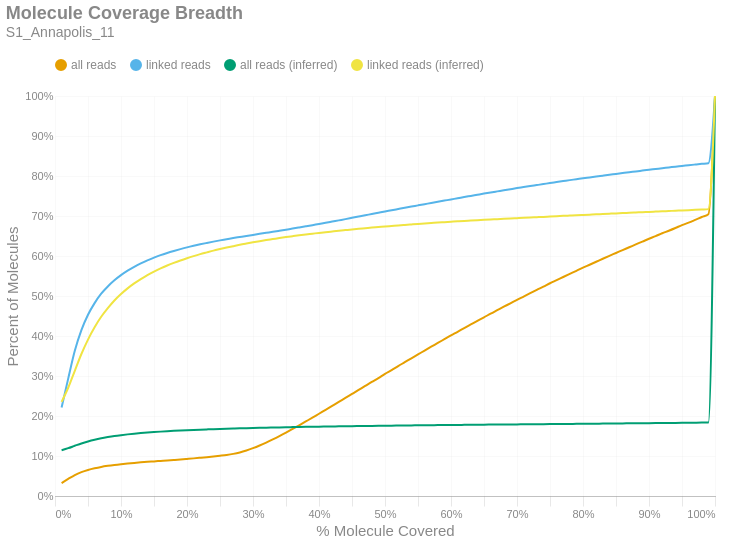

Source (notebook cell):
### Markdown cell above
### Molecule Read Coverage
This chart shows molecule coverage breadth as computed by the number of bases aligned to that molecule. In other words, "*how much of each unique long molecule is actually sequenced/aligned?*" Keep in mind there is a distinction between sequences and alignments, since some sequences belonging to a particular molecule may not align well and wouldn't appear in the alignment data. This chart also shows molecule coverage breadth as computed by the *inferred fragment* from which the aligned sequences originate. Unlike read coverage, this calculation takes into account the total insert size, including unsequenced gaps between the forward and reverse reads. Like the previous figures, these are cumulative percents.

### Code cell
if SKIPLR:
    print_html(f"Skipped")
else:
    binned_df = consolidated_hist(valids['coverage_bp'], mask, 0.01, True)
    binned_df_inf = consolidated_hist(valids['coverage_inserts'], mask, 0.01, True)
    binned_df = binned_df.with_columns(pl.lit(binned_df_inf['all reads (cumsum)']).alias('all reads (inferred)'))
    binned_df = binned_df.with_columns(pl.lit(binned_df_inf['linked reads (cumsum)']).alias('linked reads (inferred)'))
    binned_df = binned_df.with_columns(
        (pl.col('bin').cast(pl.Float64) + 0.01).alias('right_edge')
    )

    with SafeRender(binned_df):
        (
            density_plot(binned_df, 'Molecule Coverage Breadth', samplename, 'molcov', ['all reads (inferred)','linked reads (inferred)'])
            .encode(
                #x=alt.X('bin:Q', title="% Molecule Covered").axis(format = '%').scale(padding=0),
                x=alt.X('right_edge:Q', title="% Molecule Covered").axis(format='%').scale(padding=0),
                y=alt.Y('value:Q', title='Percent of Molecules')
                    .axis(format='%')
                    .stack(False)
                    .scale(domainMin=0, padding=0),
                color=alt.Color("key:N").scale(domain = ["all reads", "linked reads", "all reads (inferred)", "linked reads (inferred)"]),
                tooltip = [
                    alt.Tooltip("key:N", title = "Data Type"),
                    alt.Tooltip("range_label:N", title="% Molecule Covered"),
                    alt.Tooltip("value:Q", format = ".2%", title="% Molecules")
                ]
            )
        ).display()

### Figure 1 — Vega-Lite specification as saved in the notebook (floating-point values rounded to 4 significant figures)
{"width": "container", "height": 400, "config": {"title": {"anchor": "start", "dy": -15, "fontSize": 18, "color": "#888888", "subtitleColor": "#888888", "subtitleFontSize": 14}, "arc": {"fill": "#0072B2"}, "axis": {"domainColor": "#888888", "domainWidth": 0.5, "gridWidth": 0.2, "grid": false, "titleFontWeight": 400, "titleFontSize": 15, "labelFontSize": 11, "labelColor": "#888888", "tickColor": "#888888", "tickWidth": 0.2, "titleColor": "#888888"}, "axisBand": {"grid": false}, "axisX": {"grid": true, "tickSize": 10, "domainCap": "round"}, "axisY": {"domain": false, "grid": true, "tickSize": 0, "domainCap": "round"}, "background": "transparent", "header": {"labelFontSize": 15, "labelColor": "#888888", "titleFontSize": 15, "titleFontWeight": 600, "titleColor": "#888888"}, "legend": {"labelFont": "sans-serif", "labelFontSize": 12, "labelColor": "#888888", "symbolSize": 100, "symbolType": "circle", "titleFontSize": 12, "titlePadding": 10, "titleColor": "#888888", "title": null, "orient": "top"}, "range": {"category": ["#E69F00", "#56B4E9", "#009E73", "#F0E442", "#0072B2", "#D55E00", "#CC79A7", "#000000"], "diverging": ["#cfe8f3", "#a2d4ec", "#73bfe2", "#46abdb", "#1696d2", "#12719e"]}, "area": {"fill": "#0072B2", "fillOpacity": 0.7, "line": true, "strokeOpacity": 0.7}, "line": {"color": "#0072B2", "stroke": "#0072B2", "strokeWidth": 2}, "trail": {"color": "#0072B2", "stroke": "#0072B2", "strokeWidth": 0, "size": 1}, "point": {"filled": true, "fillOpacity": 1.0, "size": 95}, "text": {"color": "#888888", "fontSize": 11, "align": "right", "fontWeight": 400, "size": 11}, "bar": {"fill": "#0072B2", "stroke": null}, "view": {"stroke": null, "continuousWidth": 660, "continuousHeight": 400}}, "data": {"name": "data-524c40f3f7fc91c9327412b27c82bbad"}, "mark": {"type": "line", "interpolate": "monotone", "point": {"opacity": 0, "size": 275}}, "encoding": {"color": {"field": "key", "scale": {"domain": ["all reads", "linked reads", "all reads (inferred)", "linked reads (inferred)"]}, "type": "nominal"}, "tooltip": [{"field": "key", "title": "Data Type", "type": "nominal"}, {"field": "range_label", "title": "% Molecule Covered", "type": "nominal"}, {"field": "value", "format": ".2%", "title": "% Molecules", "type": "quantitative"}], "x": {"axis": {"format": "%"}, "field": "right_edge", "scale": {"padding": 0}, "title": "% Molecule Covered", "type": "quantitative"}, "y": {"axis": {"format": "%"}, "field": "value", "scale": {"domainMin": 0, "padding": 0}, "stack": false, "title": "Percent of Molecules", "type": "quantitative"}}, "params": [{"name": "param_c36ac31b6afebe62", "select": {"type": "point", "fields": ["key"]}, "bind": "legend"}], "title": {"text": "Molecule Coverage Breadth", "subtitle": "S1_Annapolis_11"}, "transform": [{"fold": ["all reads (cumsum)", "linked reads (cumsum)", "all reads (inferred)", "linked reads (inferred)"]}, {"calculate": "replace(datum.key, ' (cumsum)', '')", "as": "key"}, {"filter": {"param": "param_c36ac31b6afebe62"}}], "usermeta": {"embedOptions": {"downloadFileName": "S1_Annapolis_11.molcov"}}, "$schema": "https://vega.github.io/schema/vega-lite/v6.1.0.json", "datasets": {"data-524c40f3f7fc91c9327412b27c82bbad": [{"bin": "0.0", "interval": "0.0-0.01", "all reads": 0.03239, "linked reads": 0.2212, "all reads (cumsum)": 0.03239, "linked reads (cumsum)": 0.2212, "range_label": "0.0-0.01", "all reads (inferred)": 0.1145, "linked reads (inferred)": 0.2352, "right_edge": 0.01}, {"bin": "0.01", "interval": "0.01-0.02", "all reads": 0.01026, "linked reads": 0.07221, "all reads (cumsum)": 0.04265, "linked reads (cumsum)": 0.2935, "range_label": "0.01-0.02", "all reads (inferred)": 0.1196, "linked reads (inferred)": 0.2706, "right_edge": 0.02}, {"bin": "0.02", "interval": "0.02-0.03", "all reads": 0.009765, "linked reads": 0.06948, "all reads (cumsum)": 0.05242, "linked reads (cumsum)": 0.3629, "range_label": "0.02-0.03", "all reads (inferred)": 0.1255, "linked reads (inferred)": 0.3131, "right_edge": 0.03}, {"bin": "0.03", "interval": "0.03-0.04", "all reads": 0.007333, "linked reads": 0.05162, "all reads (cumsum)": 0.05975, "linked reads (cumsum)": 0.4146, "range_label": "0.03-0.04", "all reads (inferred)": 0.1313, "linked reads (inferred)": 0.355, "right_edge": 0.04}, {"bin": "0.04", "interval": "0.04-0.05", "all reads": 0.005457, "linked reads": 0.03853, "all reads (cumsum)": 0.06521, "linked reads (cumsum)": 0.4531, "range_label": "0.04-0.05", "all reads (inferred)": 0.1364, "linked reads (inferred)": 0.3911, "right_edge": 0.05}, {"bin": "0.05", "interval": "0.05-0.06", "all reads": 0.004174, "linked reads": 0.02909, "all reads (cumsum)": 0.06938, "linked reads (cumsum)": 0.4822, "range_label": "0.05-0.06", "all reads (inferred)": 0.1406, "linked reads (inferred)": 0.422, "right_edge": 0.06}, {"bin": "0.06", "interval": "0.06-0.07", "all reads": 0.003377, "linked reads": 0.02355, "all reads (cumsum)": 0.07276, "linked reads (cumsum)": 0.5057, "range_label": "0.06-0.07", "all reads (inferred)": 0.1442, "linked reads (inferred)": 0.448, "right_edge": 0.07}, {"bin": "0.07", "interval": "0.07-0.08", "all reads": 0.002622, "linked reads": 0.01815, "all reads (cumsum)": 0.07538, "linked reads (cumsum)": 0.5239, "range_label": "0.07-0.08", "all reads (inferred)": 0.1472, "linked reads (inferred)": 0.4696, "right_edge": 0.08}, {"bin": "0.08", "interval": "0.08-0.09", "all reads": 0.002234, "linked reads": 0.01535, "all reads (cumsum)": 0.07761, "linked reads (cumsum)": 0.5392, "range_label": "0.08-0.09", "all reads (inferred)": 0.1499, "linked reads (inferred)": 0.4889, "right_edge": 0.09}, {"bin": "0.09", "interval": "0.09-0.1", "all reads": 0.001918, "linked reads": 0.01282, "all reads (cumsum)": 0.07953, "linked reads (cumsum)": 0.552, "range_label": "0.09-0.1", "all reads (inferred)": 0.1521, "linked reads (inferred)": 0.5049, "right_edge": 0.1}, {"bin": "0.1", "interval": "0.1-0.11", "all reads": 0.001697, "linked reads": 0.01122, "all reads (cumsum)": 0.08123, "linked reads (cumsum)": 0.5633, "range_label": "0.1-0.11", "all reads (inferred)": 0.1541, "linked reads (inferred)": 0.5191, "right_edge": 0.11}, {"bin": "0.11", "interval": "0.11-0.12", "all reads": 0.001487, "linked reads": 0.009675, "all reads (cumsum)": 0.08271, "linked reads (cumsum)": 0.5729, "range_label": "0.11-0.12", "all reads (inferred)": 0.1558, "linked reads (inferred)": 0.5314, "right_edge": 0.12}, {"bin": "0.12", "interval": "0.12-0.13", "all reads": 0.001368, "linked reads": 0.008588, "all reads (cumsum)": 0.08408, "linked reads (cumsum)": 0.5815, "range_label": "0.12-0.13", "all reads (inferred)": 0.1573, "linked reads (inferred)": 0.5424, "right_edge": 0.13}, {"bin": "0.13", "interval": "0.13-0.14", "all reads": 0.001265, "linked reads": 0.007691, "all reads (cumsum)": 0.08535, "linked reads (cumsum)": 0.5892, "range_label": "0.13-0.14", "all reads (inferred)": 0.1586, "linked reads (inferred)": 0.5523, "right_edge": 0.14}, {"bin": "0.14", "interval": "0.14-0.15", "all reads": 0.001153, "linked reads": 0.006695, "all reads (cumsum)": 0.0865, "linked reads (cumsum)": 0.5959, "range_label": "0.14-0.15", "all reads (inferred)": 0.1599, "linked reads (inferred)": 0.5611, "right_edge": 0.15}, {"bin": "0.15", "interval": "0.15-0.16", "all reads": 0.001184, "linked reads": 0.006262, "all reads (cumsum)": 0.08768, "linked reads (cumsum)": 0.6022, "range_label": "0.15-0.16", "all reads (inferred)": 0.1609, "linked reads (inferred)": 0.5689, "right_edge": 0.16}, {"bin": "0.16", "interval": "0.16-0.17", "all reads": 0.001178, "linked reads": 0.005436, "all reads (cumsum)": 0.08886, "linked reads (cumsum)": 0.6076, "range_label": "0.16-0.17", "all reads (inferred)": 0.1619, "linked reads (inferred)": 0.5761, "right_edge": 0.17}, {"bin": "0.17", "interval": "0.17-0.18", "all reads": 0.001221, "linked reads": 0.004926, "all reads (cumsum)": 0.09008, "linked reads (cumsum)": 0.6125, "range_label": "0.17-0.18", "all reads (inferred)": 0.1629, "linked reads (inferred)": 0.5828, "right_edge": 0.18}, {"bin": "0.18", "interval": "0.18-0.19", "all reads": 0.001253, "linked reads": 0.004628, "all reads (cumsum)": 0.09134, "linked reads (cumsum)": 0.6172, "range_label": "0.18-0.19", "all reads (inferred)": 0.1637, "linked reads (inferred)": 0.5889, "right_edge": 0.19}, {"bin": "0.19", "interval": "0.19-0.2", "all reads": 0.001346, "linked reads": 0.004343, "all reads (cumsum)": 0.09268, "linked reads (cumsum)": 0.6215, "range_label": "0.19-0.2", "all reads (inferred)": 0.1645, "linked reads (inferred)": 0.5945, "right_edge": 0.2}, {"bin": "0.2", "interval": "0.2-0.21", "all reads": 0.001384, "linked reads": 0.00397, "all reads (cumsum)": 0.09407, "linked reads (cumsum)": 0.6255, "range_label": "0.2-0.21", "all reads (inferred)": 0.1652, "linked reads (inferred)": 0.5998, "right_edge": 0.21}, {"bin": "0.21", "interval": "0.21-0.22", "all reads": 0.001526, "linked reads": 0.003741, "all reads (cumsum)": 0.09559, "linked reads (cumsum)": 0.6292, "range_label": "0.21-0.22", "all reads (inferred)": 0.1659, "linked reads (inferred)": 0.6047, "right_edge": 0.22}, {"bin": "0.22", "interval": "0.22-0.23", "all reads": 0.001577, "linked reads": 0.00344, "all reads (cumsum)": 0.09717, "linked reads (cumsum)": 0.6327, "range_label": "0.22-0.23", "all reads (inferred)": 0.1665, "linked reads (inferred)": 0.6091, "right_edge": 0.23}, {"bin": "0.23", "interval": "0.23-0.24", "all reads": 0.001711, "linked reads": 0.003324, "all reads (cumsum)": 0.09888, "linked reads (cumsum)": 0.636, "range_label": "0.23-0.24", "all reads (inferred)": 0.1671, "linked reads (inferred)": 0.6135, "right_edge": 0.24}, {"bin": "0.24", "interval": "0.24-0.25", "all reads": 0.001841, "linked reads": 0.003108, "all reads (cumsum)": 0.1007, "linked reads (cumsum)": 0.6391, "range_label": "0.24-0.25", "all reads (inferred)": 0.1677, "linked reads (inferred)": 0.6173, "right_edge": 0.25}, {"bin": "0.25", "interval": "0.25-0.26", "all reads": 0.001991, "linked reads": 0.002802, "all reads (cumsum)": 0.1027, "linked reads (cumsum)": 0.6419, "range_label": "0.25-0.26", "all reads (inferred)": 0.1682, "linked reads (inferred)": 0.621, "right_edge": 0.26}, {"bin": "0.26", "interval": "0.26-0.27", "all reads": 0.002587, "linked reads": 0.002919, "all reads (cumsum)": 0.1053, "linked reads (cumsum)": 0.6448, "range_label": "0.26-0.27", "all reads (inferred)": 0.1687, "linked reads (inferred)": 0.6246, "right_edge": 0.27}, {"bin": "0.27", "interval": "0.27-0.28", "all reads": 0.003585, "linked reads": 0.002666, "all reads (cumsum)": 0.1089, "linked reads (cumsum)": 0.6475, "range_label": "0.27-0.28", "all reads (inferred)": 0.1692, "linked reads (inferred)": 0.628, "right_edge": 0.28}, {"bin": "0.28", "interval": "0.28-0.29", "all reads": 0.004856, "linked reads": 0.002664, "all reads (cumsum)": 0.1137, "linked reads (cumsum)": 0.6501, "range_label": "0.28-0.29", "all reads (inferred)": 0.1696, "linked reads (inferred)": 0.6311, "right_edge": 0.29}, {"bin": "0.29", "interval": "0.29-0.3", "all reads": 0.005862, "linked reads": 0.002634, "all reads (cumsum)": 0.1196, "linked reads (cumsum)": 0.6528, "range_label": "0.29-0.3", "all reads (inferred)": 0.17, "linked reads (inferred)": 0.6341, "right_edge": 0.3}, {"bin": "0.3", "interval": "0.3-0.31", "all reads": 0.006621, "linked reads": 0.002599, "all reads (cumsum)": 0.1262, "linked reads (cumsum)": 0.6554, "range_label": "0.3-0.31", "all reads (inferred)": 0.1704, "linked reads (inferred)": 0.637, "right_edge": 0.31}, {"bin": "0.31", "interval": "0.31-0.32", "all reads": 0.00733, "linked reads": 0.002549, "all reads (cumsum)": 0.1336, "linked reads (cumsum)": 0.6579, "range_label": "0.31-0.32", "all reads (inferred)": 0.1708, "linked reads (inferred)": 0.6397, "right_edge": 0.32}, {"bin": "0.32", "interval": "0.32-0.33", "all reads": 0.007947, "linked reads": 0.0025, "all reads (cumsum)": 0.1415, "linked reads (cumsum)": 0.6604, "range_label": "0.32-0.33", "all reads (inferred)": 0.1712, "linked reads (inferred)": 0.6423, "right_edge": 0.33}, {"bin": "0.33", "interval": "0.33-0.34", "all reads": 0.00833, "linked reads": 0.002685, "all reads (cumsum)": 0.1498, "linked reads (cumsum)": 0.6631, "range_label": "0.33-0.34", "all reads (inferred)": 0.1715, "linked reads (inferred)": 0.6448, "right_edge": 0.34}, {"bin": "0.34", "interval": "0.34-0.35", "all reads": 0.008711, "linked reads": 0.002745, "all reads (cumsum)": 0.1585, "linked reads (cumsum)": 0.6659, "range_label": "0.34-0.35", "all reads (inferred)": 0.1719, "linked reads (inferred)": 0.6473, "right_edge": 0.35}, {"bin": "0.35", "interval": "0.35-0.36", "all reads": 0.009027, "linked reads": 0.002666, "all reads (cumsum)": 0.1676, "linked reads (cumsum)": 0.6685, "range_label": "0.35-0.36", "all reads (inferred)": 0.1722, "linked reads (inferred)": 0.6495, "right_edge": 0.36}, {"bin": "0.36", "interval": "0.36-0.37", "all reads": 0.009264, "linked reads": 0.00279, "all reads (cumsum)": 0.1768, "linked reads (cumsum)": 0.6713, "range_label": "0.36-0.37", "all reads (inferred)": 0.1725, "linked reads (inferred)": 0.6517, "right_edge": 0.37}, {"bin": "0.37", "interval": "0.37-0.38", "all reads": 0.009472, "linked reads": 0.002842, "all reads (cumsum)": 0.1863, "linked reads (cumsum)": 0.6742, "range_label": "0.37-0.38", "all reads (inferred)": 0.1728, "linked reads (inferred)": 0.6538, "right_edge": 0.38}, {"bin": "0.38", "interval": "0.38-0.39", "all reads": 0.009482, "linked reads": 0.002881, "all reads (cumsum)": 0.1958, "linked reads (cumsum)": 0.677, "range_label": "0.38-0.39", "all reads (inferred)": 0.1731, "linked reads (inferred)": 0.6558, "right_edge": 0.39}, {"bin": "0.39", "interval": "0.39-0.4", "all reads": 0.009833, "linked reads": 0.002968, "all reads (cumsum)": 0.2056, "linked reads (cumsum)": 0.68, "range_label": "0.39-0.4", "all reads (inferred)": 0.1734, "linked reads (inferred)": 0.6577, "right_edge": 0.4}, {"bin": "0.4", "interval": "0.4-0.41", "all reads": 0.009628, "linked reads": 0.002879, "all reads (cumsum)": 0.2153, "linked reads (cumsum)": 0.6829, "range_label": "0.4-0.41", "all reads (inferred)": 0.1736, "linked reads (inferred)": 0.6596, "right_edge": 0.41}, {"bin": "0.41", "interval": "0.41-0.42", "all reads": 0.009947, "linked reads": 0.003102, "all reads (cumsum)": 0.2252, "linked reads (cumsum)": 0.686, "range_label": "0.41-0.42", "all reads (inferred)": 0.1739, "linked reads (inferred)": 0.6613, "right_edge": 0.42}, {"bin": "0.42", "interval": "0.42-0.43", "all reads": 0.01004, "linked reads": 0.003108, "all reads (cumsum)": 0.2352, "linked reads (cumsum)": 0.6891, "range_label": "0.42-0.43", "all reads (inferred)": 0.1741, "linked reads (inferred)": 0.6631, "right_edge": 0.43}, {"bin": "0.43", "interval": "0.43-0.44", "all reads": 0.009872, "linked reads": 0.003098, "all reads (cumsum)": 0.2451, "linked reads (cumsum)": 0.6922, "range_label": "0.43-0.44", "all reads (inferred)": 0.1744, "linked reads (inferred)": 0.6647, "right_edge": 0.44}, {"bin": "0.44", "interval": "0.44-0.45", "all reads": 0.009998, "linked reads": 0.003183, "all reads (cumsum)": 0.2551, "linked reads (cumsum)": 0.6954, "range_label": "0.44-0.45", "all reads (inferred)": 0.1746, "linked reads (inferred)": 0.6664, "right_edge": 0.45}, {"bin": "0.45", "interval": "0.45-0.46", "all reads": 0.009988, "linked reads": 0.003181, "all reads (cumsum)": 0.2651, "linked reads (cumsum)": 0.6986, "range_label": "0.45-0.46", "all reads (inferred)": 0.1749, "linked reads (inferred)": 0.668, "right_edge": 0.46}, {"bin": "0.46", "interval": "0.46-0.47", "all reads": 0.009957, "linked reads": 0.003193, "all reads (cumsum)": 0.2751, "linked reads (cumsum)": 0.7017, "range_label": "0.46-0.47", "all reads (inferred)": 0.1751, "linked reads (inferred)": 0.6695, "right_edge": 0.47}, {"bin": "0.47", "interval": "0.47-0.48", "all reads": 0.01006, "linked reads": 0.003255, "all reads (cumsum)": 0.2851, "linked reads (cumsum)": 0.705, "range_label": "0.47-0.48", "all reads (inferred)": 0.1753, "linked reads (inferred)": 0.671, "right_edge": 0.48}, {"bin": "0.48", "interval": "0.48-0.49", "all reads": 0.00962, "linked reads": 0.003207, "all reads (cumsum)": 0.2947, "linked reads (cumsum)": 0.7082, "range_label": "0.48-0.49", "all reads (inferred)": 0.1755, "linked reads (inferred)": 0.6724, "right_edge": 0.49}, {"bin": "0.49", "interval": "0.49-0.5", "all reads": 0.01076, "linked reads": 0.003229, "all reads (cumsum)": 0.3055, "linked reads (cumsum)": 0.7114, "range_label": "0.49-0.5", "all reads (inferred)": 0.1757, "linked reads (inferred)": 0.6738, "right_edge": 0.5}, {"bin": "0.5", "interval": "0.5-0.51", "all reads": 0.009166, "linked reads": 0.002917, "all reads (cumsum)": 0.3147, "linked reads (cumsum)": 0.7144, "range_label": "0.5-0.51", "all reads (inferred)": 0.1759, "linked reads (inferred)": 0.6751, "right_edge": 0.51}, {"bin": "0.51", "interval": "0.51-0.52", "all reads": 0.01014, "linked reads": 0.003124, "all reads (cumsum)": 0.3248, "linked reads (cumsum)": 0.7175, "range_label": "0.51-0.52", "all reads (inferred)": 0.1761, "linked reads (inferred)": 0.6765, "right_edge": 0.52}, {"bin": "0.52", "interval": "0.52-0.53", "all reads": 0.009694, "linked reads": 0.003132, "all reads (cumsum)": 0.3345, "linked reads (cumsum)": 0.7206, "range_label": "0.52-0.53", "all reads (inferred)": 0.1763, "linked reads (inferred)": 0.6777, "right_edge": 0.53}, {"bin": "0.53", "interval": "0.53-0.54", "all reads": 0.009803, "linked reads": 0.003008, "all reads (cumsum)": 0.3443, "linked reads (cumsum)": 0.7236, "range_label": "0.53-0.54", "all reads (inferred)": 0.1765, "linked reads (inferred)": 0.6789, "right_edge": 0.54}, {"bin": "0.54", "interval": "0.54-0.55", "all reads": 0.009577, "linked reads": 0.002927, "all reads (cumsum)": 0.3539, "linked reads (cumsum)": 0.7265, "range_label": "0.54-0.55", "all reads (inferred)": 0.1767, "linked reads (inferred)": 0.6801, "right_edge": 0.55}, {"bin": "0.55", "interval": "0.55-0.56", "all reads": 0.009785, "linked reads": 0.002982, "all reads (cumsum)": 0.3637, "linked reads (cumsum)": 0.7295, "range_label": "0.55-0.56", "all reads (inferred)": 0.1769, "linked reads (inferred)": 0.6813, "right_edge": 0.56}, {"bin": "0.56", "interval": "0.56-0.57", "all reads": 0.009572, "linked reads": 0.003093, "all reads (cumsum)": 0.3732, "linked reads (cumsum)": 0.7326, "range_label": "0.56-0.57", "all reads (inferred)": 0.177, "linked reads (inferred)": 0.6824, "right_edge": 0.57}, {"bin": "0.57", "interval": "0.57-0.58", "all reads": 0.0093, "linked reads": 0.002905, "all reads (cumsum)": 0.3825, "linked reads (cumsum)": 0.7355, "range_label": "0.57-0.58", "all reads (inferred)": 0.1772, "linked reads (inferred)": 0.6836, "right_edge": 0.58}, {"bin": "0.58", "interval": "0.58-0.59", "all reads": 0.009537, "linked reads": 0.002952, "all reads (cumsum)": 0.3921, "linked reads (cumsum)": 0.7385, "range_label": "0.58-0.59", "all reads (inferred)": 0.1774, "linked reads (inferred)": 0.6846, "right_edge": 0.59}, {"bin": "0.59", "interval": "0.59-0.6", "all reads": 0.009528, "linked reads": 0.002968, "all reads (cumsum)": 0.4016, "linked reads (cumsum)": 0.7414, "range_label": "0.59-0.6", "all reads (inferred)": 0.1775, "linked reads (inferred)": 0.6857, "right_edge": 0.6}, {"bin": "0.6", "interval": "0.6-0.61", "all reads": 0.009013, "linked reads": 0.002919, "all reads (cumsum)": 0.4106, "linked reads (cumsum)": 0.7444, "range_label": "0.6-0.61", "all reads (inferred)": 0.1777, "linked reads (inferred)": 0.6867, "right_edge": 0.61}, {"bin": "0.61", "interval": "0.61-0.62", "all reads": 0.009315, "linked reads": 0.002982, "all reads (cumsum)": 0.4199, "linked reads (cumsum)": 0.7473, "range_label": "0.61-0.62", "all reads (inferred)": 0.1779, "linked reads (inferred)": 0.6877, "right_edge": 0.62}, {"bin": "0.62", "interval": "0.62-0.63", "all reads": 0.008993, "linked reads": 0.002887, "all reads (cumsum)": 0.4289, "linked reads (cumsum)": 0.7502, "range_label": "0.62-0.63", "all reads (inferred)": 0.178, "linked reads (inferred)": 0.6885, "right_edge": 0.63}, {"bin": "0.63", "interval": "0.63-0.64", "all reads": 0.009045, "linked reads": 0.002905, "all reads (cumsum)": 0.438, "linked reads (cumsum)": 0.7531, "range_label": "0.63-0.64", "all reads (inferred)": 0.1782, "linked reads (inferred)": 0.6894, "right_edge": 0.64}, {"bin": "0.64", "interval": "0.64-0.65", "all reads": 0.008746, "linked reads": 0.002897, "all reads (cumsum)": 0.4467, "linked reads (cumsum)": 0.756, "range_label": "0.64-0.65", "all reads (inferred)": 0.1783, "linked reads (inferred)": 0.6904, "right_edge": 0.65}, {"bin": "0.65", "interval": "0.65-0.66", "all reads": 0.009106, "linked reads": 0.002812, "all reads (cumsum)": 0.4558, "linked reads (cumsum)": 0.7589, "range_label": "0.65-0.66", "all reads (inferred)": 0.1785, "linked reads (inferred)": 0.6913, "right_edge": 0.66}, {"bin": "0.66", "interval": "0.66-0.67", "all reads": 0.00874, "linked reads": 0.002723, "all reads (cumsum)": 0.4646, "linked reads (cumsum)": 0.7616, "range_label": "0.66-0.67", "all reads (inferred)": 0.1786, "linked reads (inferred)": 0.6921, "right_edge": 0.67}, {"bin": "0.67", "interval": "0.67-0.68", "all reads": 0.008722, "linked reads": 0.002709, "all reads (cumsum)": 0.4733, "linked reads (cumsum)": 0.7643, "range_label": "0.67-0.68", "all reads (inferred)": 0.1788, "linked reads (inferred)": 0.693, "right_edge": 0.68}, {"bin": "0.68", "interval": "0.68-0.69", "all reads": 0.008415, "linked reads": 0.002749, "all reads (cumsum)": 0.4817, "linked reads (cumsum)": 0.767, "range_label": "0.68-0.69", "all reads (inferred)": 0.1789, "linked reads (inferred)": 0.6938, "right_edge": 0.69}, {"bin": "0.69", "interval": "0.69-0.7", "all reads": 0.008701, "linked reads": 0.002715, "all reads (cumsum)": 0.4904, "linked reads (cumsum)": 0.7697, "range_label": "0.69-0.7", "all reads (inferred)": 0.1791, "linked reads (inferred)": 0.6947, "right_edge": 0.7}, {"bin": "0.7", "interval": "0.7-0.71", "all reads": 0.008305, "linked reads": 0.002498, "all reads (cumsum)": 0.4987, "linked reads (cumsum)": 0.7722, "range_label": "0.7-0.71", "all reads (inferred)": 0.1792, "linked reads (inferred)": 0.6955, "right_edge": 0.71}, {"bin": "0.71", "interval": "0.71-0.72", "all reads": 0.008282, "linked reads": 0.002555, "all reads (cumsum)": 0.507, "linked reads (cumsum)": 0.7748, "range_label": "0.71-0.72", "all reads (inferred)": 0.1793, "linked reads (inferred)": 0.6963, "right_edge": 0.72}, {"bin": "0.72", "interval": "0.72-0.73", "all reads": 0.008341, "linked reads": 0.00249, "all reads (cumsum)": 0.5153, "linked reads (cumsum)": 0.7773, "range_label": "0.72-0.73", "all reads (inferred)": 0.1795, "linked reads (inferred)": 0.697, "right_edge": 0.73}, {"bin": "0.73", "interval": "0.73-0.74", "all reads": 0.008051, "linked reads": 0.002514, "all reads (cumsum)": 0.5234, "linked reads (cumsum)": 0.7798, "range_label": "0.73-0.74", "all reads (inferred)": 0.1796, "linked reads (inferred)": 0.6978, "right_edge": 0.74}, {"bin": "0.74", "interval": "0.74-0.75", "all reads": 0.008489, "linked reads": 0.002608, "all reads (cumsum)": 0.5319, "linked reads (cumsum)": 0.7824, "range_label": "0.74-0.75", "all reads (inferred)": 0.1798, "linked reads (inferred)": 0.6987, "right_edge": 0.75}, {"bin": "0.75", "interval": "0.75-0.76", "all reads": 0.007767, "linked reads": 0.002375, "all reads (cumsum)": 0.5396, "linked reads (cumsum)": 0.7848, "range_label": "0.75-0.76", "all reads (inferred)": 0.1799, "linked reads (inferred)": 0.6995, "right_edge": 0.76}, {"bin": "0.76", "interval": "0.76-0.77", "all reads": 0.00791, "linked reads": 0.002429, "all reads (cumsum)": 0.5475, "linked reads (cumsum)": 0.7872, "range_label": "0.76-0.77", "all reads (inferred)": 0.1801, "linked reads (inferred)": 0.7003, "right_edge": 0.77}, {"bin": "0.77", "interval": "0.77-0.78", "all reads": 0.007736, "linked reads": 0.00246, "all reads (cumsum)": 0.5553, "linked reads (cumsum)": 0.7897, "range_label": "0.77-0.78", "all reads (inferred)": 0.1802, "linked reads (inferred)": 0.7011, "right_edge": 0.78}, {"bin": "0.78", "interval": "0.78-0.79", "all reads": 0.00766, "linked reads": 0.002304, "all reads (cumsum)": 0.5629, "linked reads (cumsum)": 0.792, "range_label": "0.78-0.79", "all reads (inferred)": 0.1804, "linked reads (inferred)": 0.7019, "right_edge": 0.79}, {"bin": "0.79", "interval": "0.79-0.8", "all reads": 0.007986, "linked reads": 0.002393, "all reads (cumsum)": 0.5709, "linked reads (cumsum)": 0.7944, "range_label": "0.79-0.8", "all reads (inferred)": 0.1805, "linked reads (inferred)": 0.7027, "right_edge": 0.8}, {"bin": "0.8", "interval": "0.8-0.81", "all reads": 0.007247, "linked reads": 0.002138, "all reads (cumsum)": 0.5782, "linked reads (cumsum)": 0.7965, "range_label": "0.8-0.81", "all reads (inferred)": 0.1807, "linked reads (inferred)": 0.7034, "right_edge": 0.81}, {"bin": "0.81", "interval": "0.81-0.82", "all reads": 0.007388, "linked reads": 0.002195, "all reads (cumsum)": 0.5856, "linked reads (cumsum)": 0.7987, "range_label": "0.81-0.82", "all reads (inferred)": 0.1808, "linked reads (inferred)": 0.7042, "right_edge": 0.82}, {"bin": "0.82", "interval": "0.82-0.83", "all reads": 0.007555, "linked reads": 0.002132, "all reads (cumsum)": 0.5931, "linked reads (cumsum)": 0.8008, "range_label": "0.82-0.83", "all reads (inferred)": 0.181, "linked reads (inferred)": 0.705, "right_edge": 0.83}, {"bin": "0.83", "interval": "0.83-0.84", "all reads": 0.007322, "linked reads": 0.002146, "all reads (cumsum)": 0.6004, "linked reads (cumsum)": 0.803, "range_label": "0.83-0.84", "all reads (inferred)": 0.1812, "linked reads (inferred)": 0.7058, "right_edge": 0.84}, {"bin": "0.84", "interval": "0.84-0.85", "all reads": 0.007137, "linked reads": 0.002186, "all reads (cumsum)": 0.6076, "linked reads (cumsum)": 0.8052, "range_label": "0.84-0.85", "all reads (inferred)": 0.1813, "linked reads (inferred)": 0.7066, "right_edge": 0.85}, {"bin": "0.85", "interval": "0.85-0.86", "all reads": 0.007211, "linked reads": 0.002156, "all reads (cumsum)": 0.6148, "linked reads (cumsum)": 0.8073, "range_label": "0.85-0.86", "all reads (inferred)": 0.1815, "linked reads (inferred)": 0.7072, "right_edge": 0.86}, {"bin": "0.86", "interval": "0.86-0.87", "all reads": 0.007063, "linked reads": 0.002126, "all reads (cumsum)": 0.6218, "linked reads (cumsum)": 0.8095, "range_label": "0.86-0.87", "all reads (inferred)": 0.1816, "linked reads (inferred)": 0.708, "right_edge": 0.87}, {"bin": "0.87", "interval": "0.87-0.88", "all reads": 0.007122, "linked reads": 0.001921, "all reads (cumsum)": 0.629, "linked reads (cumsum)": 0.8114, "range_label": "0.87-0.88", "all reads (inferred)": 0.1818, "linked reads (inferred)": 0.7088, "right_edge": 0.88}, {"bin": "0.88", "interval": "0.88-0.89", "all reads": 0.006971, "linked reads": 0.002097, "all reads (cumsum)": 0.6359, "linked reads (cumsum)": 0.8135, "range_label": "0.88-0.89", "all reads (inferred)": 0.182, "linked reads (inferred)": 0.7095, "right_edge": 0.89}, {"bin": "0.89", "interval": "0.89-0.9", "all reads": 0.007084, "linked reads": 0.002077, "all reads (cumsum)": 0.643, "linked reads (cumsum)": 0.8155, "range_label": "0.89-0.9", "all reads (inferred)": 0.1821, "linked reads (inferred)": 0.7103, "right_edge": 0.9}, {"bin": "0.9", "interval": "0.9-0.91", "all reads": 0.00658, "linked reads": 0.001931, "all reads (cumsum)": 0.6496, "linked reads (cumsum)": 0.8175, "range_label": "0.9-0.91", "all reads (inferred)": 0.1823, "linked reads (inferred)": 0.711, "right_edge": 0.91}, {"bin": "0.91", "interval": "0.91-0.92", "all reads": 0.007288, "linked reads": 0.001998, "all reads (cumsum)": 0.6569, "linked reads (cumsum)": 0.8195, "range_label": "0.91-0.92", "all reads (inferred)": 0.1825, "linked reads (inferred)": 0.7118, "right_edge": 0.92}, {"bin": "0.92", "interval": "0.92-0.93", "all reads": 0.006325, "linked reads": 0.001854, "all reads (cumsum)": 0.6632, "linked reads (cumsum)": 0.8213, "range_label": "0.92-0.93", "all reads (inferred)": 0.1826, "linked reads (inferred)": 0.7125, "right_edge": 0.93}, {"bin": "0.93", "interval": "0.93-0.94", "all reads": 0.006793, "linked reads": 0.001972, "all reads (cumsum)": 0.67, "linked reads (cumsum)": 0.8233, "range_label": "0.93-0.94", "all reads (inferred)": 0.1828, "linked reads (inferred)": 0.7132, "right_edge": 0.94}, {"bin": "0.94", "interval": "0.94-0.95", "all reads": 0.007279, "linked reads": 0.001751, "all reads (cumsum)": 0.6773, "linked reads (cumsum)": 0.8251, "range_label": "0.94-0.95", "all reads (inferred)": 0.183, "linked reads (inferred)": 0.7139, "right_edge": 0.95}, {"bin": "0.95", "interval": "0.95-0.96", "all reads": 0.006037, "linked reads": 0.001854, "all reads (cumsum)": 0.6833, "linked reads (cumsum)": 0.8269, "range_label": "0.95-0.96", "all reads (inferred)": 0.1832, "linked reads (inferred)": 0.7146, "right_edge": 0.96}, {"bin": "0.96", "interval": "0.96-0.97", "all reads": 0.007027, "linked reads": 0.001776, "all reads (cumsum)": 0.6903, "linked reads (cumsum)": 0.8287, "range_label": "0.96-0.97", "all reads (inferred)": 0.1834, "linked reads (inferred)": 0.7153, "right_edge": 0.97}, {"bin": "0.97", "interval": "0.97-0.98", "all reads": 0.00724, "linked reads": 0.001749, "all reads (cumsum)": 0.6976, "linked reads (cumsum)": 0.8304, "range_label": "0.97-0.98", "all reads (inferred)": 0.1836, "linked reads (inferred)": 0.7162, "right_edge": 0.98}, {"bin": "0.98", "interval": "0.98-0.99", "all reads": 0.006726, "linked reads": 0.00166, "all reads (cumsum)": 0.7043, "linked reads (cumsum)": 0.8321, "range_label": "0.98-0.99", "all reads (inferred)": 0.184, "linked reads (inferred)": 0.7172, "right_edge": 0.99}, {"bin": "0.99", "interval": "0.99-1.0", "all reads": 0.2957, "linked reads": 0.1679, "all reads (cumsum)": 1.0, "linked reads (cumsum)": 1.0, "range_label": "0.99-1.0", "all reads (inferred)": 1.0, "linked reads (inferred)": 1.0, "right_edge": 1.0}]}}
